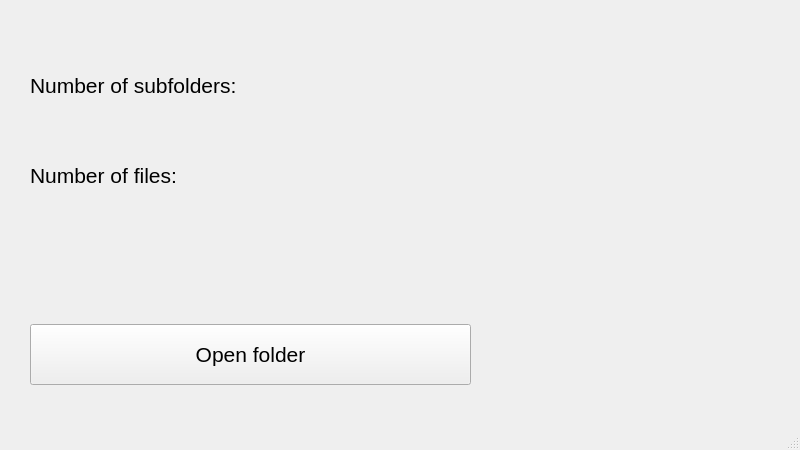
<?xml version="1.0" encoding="UTF-8"?>
<ui version="4.0">
 <class>MainWindow</class>
 <widget class="QMainWindow" name="MainWindow">
  <property name="geometry">
   <rect>
    <x>0</x>
    <y>0</y>
    <width>800</width>
    <height>450</height>
   </rect>
  </property>
  <property name="windowTitle">
   <string>MainWindow</string>
  </property>
  <widget class="QWidget" name="centralwidget">
   <widget class="QPushButton" name="pushButton">
    <property name="geometry">
     <rect>
      <x>30</x>
      <y>324</y>
      <width>441</width>
      <height>61</height>
     </rect>
    </property>
    <property name="font">
     <font>
      <pointsize>16</pointsize>
     </font>
    </property>
    <property name="text">
     <string>Open folder</string>
    </property>
   </widget>
   <widget class="QLabel" name="label">
    <property name="geometry">
     <rect>
      <x>30</x>
      <y>60</y>
      <width>220</width>
      <height>51</height>
     </rect>
    </property>
    <property name="font">
     <font>
      <pointsize>16</pointsize>
     </font>
    </property>
    <property name="text">
     <string>Number of subfolders:</string>
    </property>
   </widget>
   <widget class="QLabel" name="label_2">
    <property name="geometry">
     <rect>
      <x>30</x>
      <y>150</y>
      <width>160</width>
      <height>51</height>
     </rect>
    </property>
    <property name="font">
     <font>
      <pointsize>16</pointsize>
     </font>
    </property>
    <property name="text">
     <string>Number of files:</string>
    </property>
   </widget>
   <widget class="QLabel" name="numOfSubfoldersLabel">
    <property name="geometry">
     <rect>
      <x>260</x>
      <y>60</y>
      <width>241</width>
      <height>50</height>
     </rect>
    </property>
    <property name="font">
     <font>
      <pointsize>16</pointsize>
     </font>
    </property>
    <property name="text">
     <string/>
    </property>
   </widget>
   <widget class="QLabel" name="numOfFilesLabel">
    <property name="geometry">
     <rect>
      <x>200</x>
      <y>150</y>
      <width>221</width>
      <height>50</height>
     </rect>
    </property>
    <property name="font">
     <font>
      <pointsize>16</pointsize>
     </font>
    </property>
    <property name="text">
     <string/>
    </property>
   </widget>
  </widget>
  <widget class="QMenuBar" name="menubar">
   <property name="geometry">
    <rect>
     <x>0</x>
     <y>0</y>
     <width>800</width>
     <height>22</height>
    </rect>
   </property>
  </widget>
  <widget class="QStatusBar" name="statusbar"/>
 </widget>
 <resources/>
 <connections/>
</ui>
